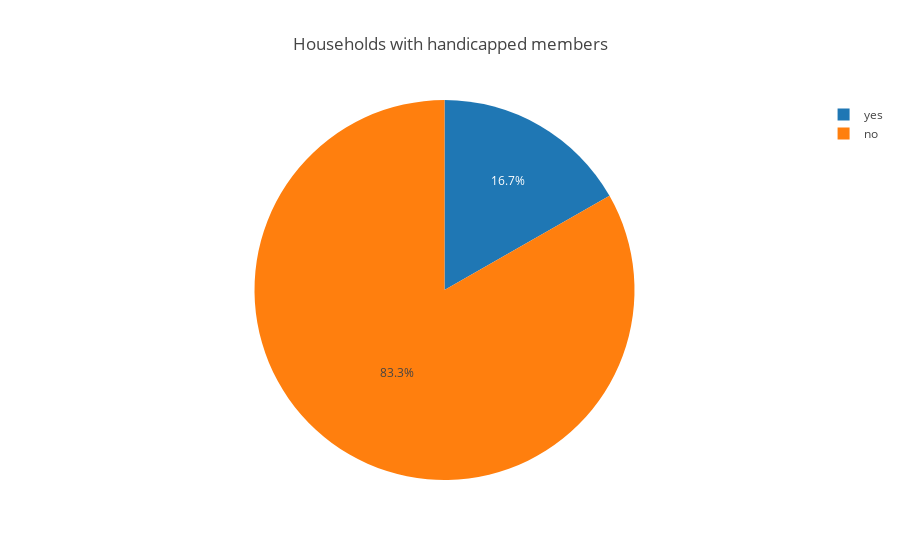

Notebook source saved alongside this figure:
### Code cell
reg_survey_hand_yes = reg_survey.loc[reg_survey.handicapped_member == 'yes'].copy()
reg_survey_hand_no = reg_survey.loc[reg_survey.handicapped_member == 'no'].copy()
print reg_survey['deviceid'].count()
yes_no_number = [reg_survey_hand_yes['deviceid'].count(), reg_survey_hand_no['deviceid'].count()]
yes_no_values = ['yes', 'no']

fig = {
    "layout": {
        "title": "Households with handicapped members"
    },
    "data": [
        {
            "values": yes_no_number,
            "labels": yes_no_values,
            "type": "pie",
            "sort": False
        }
    ]
}

iplot(fig)

### Figure 1 — Plotly figure (JSON) as saved in the notebook; plotly's stock layout.template omitted (floating-point values rounded to 4 significant figures)
{"data": [{"labels": ["yes", "no"], "sort": false, "type": "pie", "values": [36, 179]}], "layout": {"title": "Households with handicapped members"}}
